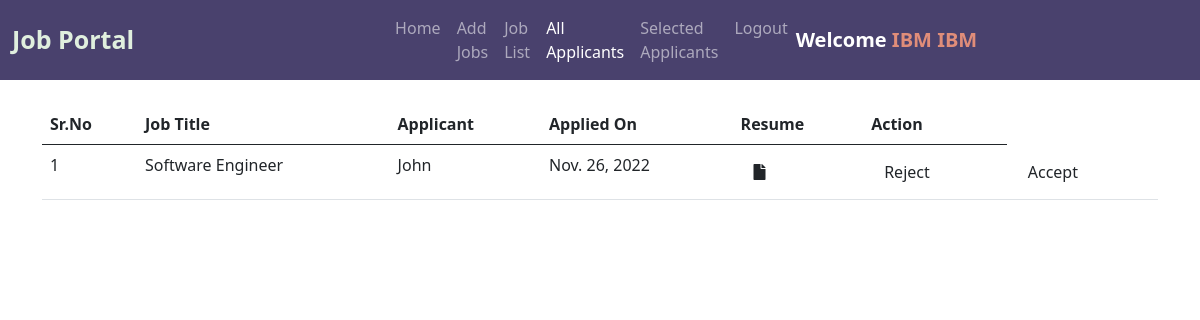
Page /all_applicants/ (signed in) on the committed database.
### jobs/models.py (models this page shows, shortened)
class Application(models.Model):
    company = models.CharField(max_length=200, default="")
    job = models.ForeignKey(Job, on_delete=models.CASCADE)
    applicant = models.ForeignKey(Applicant, on_delete=models.CASCADE)
    resume = models.ImageField(upload_to="")
    apply_date = models.DateField()
    status = models.IntegerField(default=0) #status=1: accepted, -1:rejected.

class Job(models.Model):
    company = models.ForeignKey(Company, on_delete=models.CASCADE)
    start_date = models.DateField()
    end_date = models.DateField()
    title = models.CharField(max_length=200)
    salary = models.FloatField()
    image = models.ImageField(upload_to="")
    description = models.TextField(max_length=400)
    experience = models.CharField(max_length=100)
    location = models.CharField(max_length=100)
    skills = models.CharField(max_length=200)
    creation_date = models.DateField()
    def __str__ (self):
        return self.title

class Applicant(models.Model):
    user = models.ForeignKey(User, on_delete=models.CASCADE)
    phone = models.CharField(max_length=10)
    image = models.ImageField(upload_to="")
    gender = models.CharField(max_length=10)
    type = models.CharField(max_length=15)
    def __str__(self):
        return self.user.first_name

### jobs/views.py (the view)
# urls.py: path("all_applicants/", views.all_applicants, name="all_applicants"),
def all_applicants(request):
    company = Company.objects.get(user=request.user)
    application = Application.objects.filter(company=company, status=0)
    return render(request, "all_applicants.html", {'application':application})

### jobs/models.py (called while the page is built)
    def __str__ (self):
        return self.user.username

### jobs/templates/all_applicants.html (shortened to what this page needs)
{% extends 'company_navbar.html' %}
{% block all_applicants %} active {% endblock %}
{% block body %}
<div class="container mt-4">
    <table class="table table-hover" id="example">
        <thead>
            <tr>
                <th>Sr.No</th>
                <th>Job Title</th>
                <th>Applicant</th>
                <th>Applied On</th>
                <th>Resume</th>
                <th>Action</th>
            </tr>
        </thead>
        <tbody>
            {% for i in application %}
            <tr>
                <td>{{forloop.counter}}</td>
                <td>{{i.job}}</td>
                <td>{{i.applicant}}</td>
                <td>{{i.apply_date}}</td>
                <td><a href="{{i.resume.url}}" class="btn"><i class="fa fa-file"></i></a></td>
                <td><a href="{% url 'reject_applicant' i.applicant %}" class="btn">Reject</a></td>
                <td><a href="{% url 'accept_applicant' i.applicant %}" class="btn">Accept</a></td>
            </tr>
            {% endfor %}
        </tbody>
    </table>
    </div>
{% endblock %}

### jobs/templates/company_navbar.html (shortened to what this page needs)
<!doctype html>
<html lang="en">
<head>
  <link href="https://cdn.jsdelivr.net/npm/bootstrap@5.0.2/dist/css/bootstrap.min.css" rel="stylesheet"
>
  <link rel="stylesheet" href="https://cdnjs.cloudflare.com/ajax/libs/font-awesome/5.15.3/css/all.min.css">
</head>
<body>
  <nav class="navbar navbar-expand-lg navbar-dark sticky-top">
    <div class="container-fluid">
      <a class="navbar-brand" href="/"><span class="head1">Job Portal</span></a>
    <div class="container w-50">
      <div class="collapse navbar-collapse" id="navbarSupportedContent">
        <ul class="navbar-nav me-auto mb-2 mb-lg-0">
          <li class="nav-item">
            <a class="nav-link {% block home %}{% endblock %}" aria-current="page" href="/company_homepage/">Home</a>
          </li>
          <li class="nav-item">
            <a class="nav-link {% block add_job %} {% endblock %}" aria-current="page" href="/add_job/">Add Jobs</a>
          </li>
          <li class="nav-item">
            <a class="nav-link {% block job_list %}{% endblock %}" href="/job_list/">Job List</a>
          </li>
          <li class="nav-item">
            <a class="nav-link {% block all_applicants %}{% endblock %}" href="/all_applicants/">All Applicants</a>
          </li>
          <li class="nav-item">
            <a class="nav-link {% block view_selected_applicants %}{% endblock %}" href="/selected_applicants/">Selected Applicants</a>
          </li>
          <li class="nav-item">
            <a class="nav-link" href="/logout/">Logout</a>
          </li>
        </ul>
        <a class="navbar-brand" style="font-weight: bold;"
          href="#">Welcome <span style = "color: #e08d79ff;">{{request.user.get_full_name}}</span></a>
      </div>
    </div>
  </nav>
  {% block body %}
  {% endblock %}
</body>
</html>

### jobs/templates/company_navbar.html (style rules this page uses)
.navbar { background-color: #49416dff; }
.head1 { color: #e0efdeff; font-size: 25px; font-weight: bold; height: 50px; }

### rows in the picture
Application: job "Software Engineer", applicant "John", apply_date "Nov. 26, 2022"

### other values in the picture
{{ request.user.get_full_name }} "IBM IBM"
